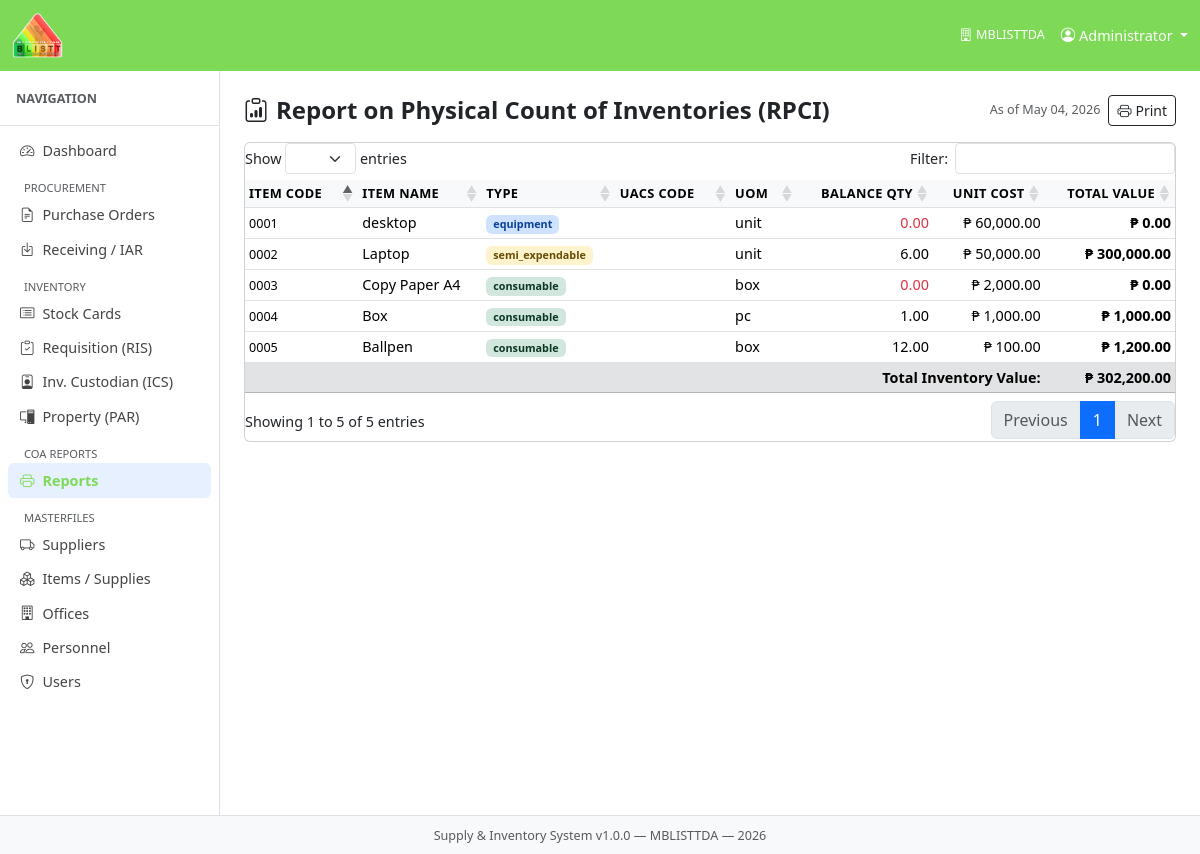
Page /index.php?mod=reports&act=rpci on the committed database.
### tables this page shows
CREATE TABLE `stock_cards` (
  `stock_card_id` int(10) UNSIGNED NOT NULL,
  `item_id` int(10) UNSIGNED NOT NULL,
  `balance_qty` decimal(15,4) NOT NULL DEFAULT 0.0000,
  `last_updated` timestamp NOT NULL DEFAULT current_timestamp() ON UPDATE current_timestamp()
);

### core/Controller.php (called while the page is built, shortened)
<?php
abstract class Controller {
    protected function render(string $viewFile, array $data = []): void {
        extract($data);
        $viewPath = ROOT_PATH . '/modules/' . $viewFile . '.php';
        include $viewPath;
    }
}

### core/Router.php (called while the page is built, shortened)
<?php
class Router {
    public function dispatch(): void {
        $act = $_GET['act'] ?? 'index';
        $act = preg_replace('/[^a-zA-Z_]/', '', $act);
        $controller = new $class();
        $controller->$act();
    }
}

### index.php (called while the page is built, shortened)
<?php
require_once ROOT_PATH . '/config/database.php';
require_once ROOT_PATH . '/core/Database.php';
require_once ROOT_PATH . '/core/Model.php';
require_once ROOT_PATH . '/core/Controller.php';
require_once ROOT_PATH . '/core/Router.php';
$router = new Router();
$router->dispatch();

### core/Database.php (called while the page is built, shortened)
<?php
class Database {
    private static ?Database $instance = null;
    private PDO $pdo;
    private function __construct() {
        $dsn = sprintf('mysql:host=%s;port=%s;dbname=%s;charset=%s',
            DB_HOST, DB_PORT, DB_NAME, DB_CHARSET);
        $options = [
            PDO::ATTR_ERRMODE            => PDO::ERRMODE_EXCEPTION,
            PDO::ATTR_DEFAULT_FETCH_MODE => PDO::FETCH_ASSOC,
            PDO::ATTR_EMULATE_PREPARES   => false,
        ];
        try {
            $this->pdo = new PDO($dsn, DB_USER, DB_PASS, $options);
        } catch (PDOException $e) {
            die('Database connection failed: ' . $e->getMessage());
        }
    }
    public static function getInstance(): Database {
        if (self::$instance === null) {
            self::$instance = new self();
        }
        return self::$instance;
    }
    public function query(string $sql, array $params = []): PDOStatement {
        $stmt = $this->pdo->prepare($sql);
        $stmt->execute($params);
        return $stmt;
    }
    public function fetchAll(string $sql, array $params = []): array {
        return $this->query($sql, $params)->fetchAll();
    }
}

### core/Model.php (called while the page is built, shortened)
<?php
abstract class Model {
    public function __construct() {
        $this->db = Database::getInstance();
    }
}

### models/ReportModel.php (called while the page is built, shortened)
<?php
class ReportModel extends Model {
    public function getRpci(): array {
        return $this->db->fetchAll(
            "SELECT * FROM v_current_stock ORDER BY item_type, item_name"
        );
    }
}

### modules/reports/rpci.php (the view, shortened to what this page needs)
<div class="d-flex justify-content-between align-items-center mb-3">
  <h4 class="fw-bold mb-0"><i class="bi bi-clipboard-data me-2"></i>Report on Physical Count of Inventories (RPCI)</h4>
  <div class="d-flex gap-2">
    <small class="text-muted align-self-center">As of <?= date(DATE_DISPLAY) ?></small>
    <a href="?mod=reports&act=rpci&print=1" target="_blank" class="btn btn-outline-dark btn-sm">
      <i class="bi bi-printer me-1"></i>Print</a>
  </div>
</div>
<div class="card"><div class="card-body p-0">
  <table class="table table-sm datatable mb-0">
    <thead><tr><th>Item Code</th><th>Item Name</th><th>Type</th><th>UACS Code</th>
      <th>UOM</th><th class="text-end">Balance Qty</th>
      <th class="text-end">Unit Cost</th><th class="text-end">Total Value</th></tr></thead>
    <tbody>
    <?php $total = 0; foreach ($rows as $r): $total += $r['total_value']; ?>
      <tr>
        <td><small><?= htmlspecialchars($r['item_code']) ?></small></td>
        <td><?= htmlspecialchars($r['item_name']) ?></td>
        <td><span class="badge badge-<?= $r['item_type'] ?>"><?= $r['item_type'] ?></span></td>
        <td><small><?= htmlspecialchars($r['uacs_code']) ?></small></td>
        <td><?= $r['unit_of_measure'] ?></td>
        <td class="text-end <?= $r['balance_qty']<=0?'text-danger':'' ?>">
          <?= number_format((float)$r['balance_qty'],2) ?></td>
        <td class="text-end">&#8369; <?= number_format((float)$r['unit_cost'],2) ?></td>
        <td class="text-end fw-semibold">&#8369; <?= number_format((float)$r['total_value'],2) ?></td>
      </tr>
    <?php endforeach; ?>
    </tbody>
    <tfoot>
      <tr class="table-secondary fw-bold">
        <td colspan="7" class="text-end">Total Inventory Value:</td>
        <td class="text-end">&#8369; <?= number_format($total,2) ?></td>
      </tr>
    </tfoot>
  </table>
</div></div>

### assets/css/app.css (style rules this page uses)
:root { --sidebar-w: 220px; }
body { font-size: .9rem; }
.table th { font-size: .8rem; text-transform: uppercase; letter-spacing: .03em; background: #f8f9fa; white-space: nowrap; }
.badge-consumable { background:#d1e7dd; color:#0a3622; }
.badge-semi_expendable { background:#fff3cd; color:#664d03; }
.badge-equipment { background:#cfe2ff; color:#084298; }

### rows in the picture
stock_cards: item_code "0005", item_name "Ballpen", item_type "consumable", unit_of_measure "box", balance_qty "12.00", unit_cost "100.00", total_value "1,200.00"
stock_cards: item_code "0004", item_name "Box", item_type "consumable", unit_of_measure "pc", balance_qty "1.00", unit_cost "1,000.00", total_value "1,000.00"
stock_cards: item_code "0003", item_name "Copy Paper A4", item_type "consumable", unit_of_measure "box", balance_qty "0.00", unit_cost "2,000.00", total_value "0.00"
stock_cards: item_code "0002", item_name "Laptop", item_type "semi_expendable", unit_of_measure "unit", balance_qty "6.00", unit_cost "50,000.00", total_value "300,000.00"
stock_cards: item_code "0001", item_name "desktop", item_type "equipment", unit_of_measure "unit", balance_qty "0.00", unit_cost "60,000.00", total_value "0.00"

### other values in the picture
APP_AGENCY "MBLISTTDA"
$user['full_name'] "Administrator"
$label "Dashboard Purchase Orders Receiving / IAR Stock Cards Requisition (RIS) Inv. Custodian (ICS) Property (PAR) Reports Suppliers Items / Supplies Offices Personnel Users"
date(DATE_DISPLAY) "May 04, 2026"
$total "302,200.00"
APP_NAME "Supply & Inventory System"
APP_VERSION "1.0.0"
